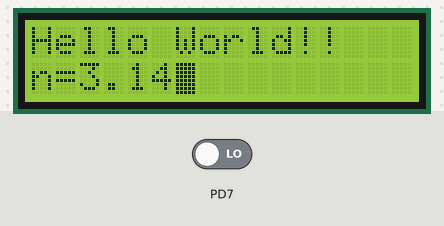
The program below on a simulated ATmega328P, built with avr-gcc and emulated at 8 MHz. On the bench: 16×2 character LCD. Wiring (inferred from the names in the program): character LCD (HD44780): RS PD4; R/W PD5; E PD6; data PD0, PD1, PD2, PD3. The inputs (shaded band) are chosen by the test bench; at power-on: PD7 LOW.

Above: at 0.1 s.
At 1.1 s:
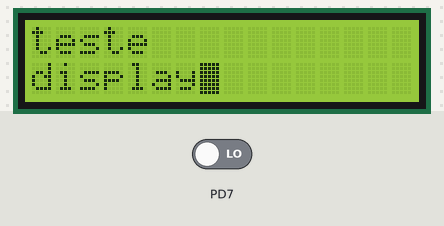

Measured:
- what the display in image 0 shows lasts 1.0 s, from 0.0 s to 1.0 s

The program:

main.c
```c
/*
 * Ex03 - LCD6
 *
 * Created: 17/10/2022 14:54:23
 * Author : Fabrício Ribeiro
 */

#define  F_CPU 8000000UL
#include <avr/io.h>
#include <stdio.h>
#include <util/delay.h>
#include "Lcdlbr/lcd.h"

int   outlcd(char c, FILE *stream);
FILE mystdout = FDEV_SETUP_STREAM(outlcd, NULL, _FDEV_SETUP_WRITE);

int outlcd(char c, FILE *stream){
	lcd_putc(c);
	return 0;
}

int main(void)
{
	float n=3.1415;

	lcd_init(LCD_DISP_ON_CURSOR_BLINK);
	stdout = &mystdout;

	while(1)
	{
		printf("Hello World!!");
		printf("\nn=%2.2f", n);
		_delay_ms(1000);
		lcd_clrscr();

		printf("teste");
		printf("\ndisplay");
		_delay_ms(1000);
		lcd_clrscr();
	}
}
```

lcd.h
```c
#ifndef LCD_H
#define LCD_H
/*************************************************************************
 Title	:   C include file for the HD44780U LCD library (lcd.c)
 Author:    Peter Fleury <pfleury@gmx.ch>  http://jump.to/fleury
 File:	    $Id: lcd.h,v 1.13.2.2 2006/01/30 19:51:33 peter Exp $
 Software:  AVR-GCC 3.3
 Hardware:  any AVR device, memory mapped mode only for AT90S4414/8515/Mega
***************************************************************************/

/**
 @defgroup pfleury_lcd LCD library
 @code #include <lcd.h> @endcode

 @brief Basic routines for interfacing a HD44780U-based text LCD display

 Originally based on Volker Oth's LCD library,
 changed lcd_init(), added additional constants for lcd_command(),
 added 4-bit I/O mode, improved and optimized code.

 Library can be operated in memory mapped mode (LCD_IO_MODE=0) or in
 4-bit IO port mode (LCD_IO_MODE=1). 8-bit IO port mode not supported.

 Memory mapped mode compatible with Kanda STK200, but supports also
 generation of R/W signal through A8 address line.

 @author Peter Fleury pfleury@gmx.ch http://jump.to/fleury

 @see The chapter <a href="http://homepage.sunrise.ch/mysunrise/peterfleury/avr-lcd44780.html" target="_blank">Interfacing a HD44780 Based LCD to an AVR</a>
      on my home page.

*/

/*@{*/

#if (__GNUC__ * 100 + __GNUC_MINOR__) < 303
#error "This library requires AVR-GCC 3.3 or later, update to newer AVR-GCC compiler !"
#endif

#include <inttypes.h>
#include <avr/pgmspace.h>

/**
 *  @name  Definitions for MCU Clock Frequency
 *  Adapt the MCU clock frequency in Hz to your target.
 */
//#define XTAL 2000000              /**< clock frequency in Hz, used to calculate delay timer */ //<<<<<------------------------------------ //F_CPU = Fxtal/8 = 16MHz/8 = 2MHz


/**
 * @name  Definition for LCD controller type
 * Use 0 for HD44780 controller, change to 1 for displays with KS0073 controller.
 */
#define LCD_CONTROLLER_KS0073 0  /**< Use 0 for HD44780 controller, 1 for KS0073 controller */

/**
 *  @name  Definitions for Display Size
 *  Change these definitions to adapt setting to your display
 */
#define LCD_LINES           2     /**< number of visible lines of the display */
#define LCD_DISP_LENGTH    16     /**< visibles characters per line of the display */
#define LCD_LINE_LENGTH  0x40     /**< internal line length of the display    */
#define LCD_START_LINE1  0x00     /**< DDRAM address of first char of line 1 */
#define LCD_START_LINE2  0x40     /**< DDRAM address of first char of line 2 */
#define LCD_START_LINE3  0x14     /**< DDRAM address of first char of line 3 */
#define LCD_START_LINE4  0x54     /**< DDRAM address of first char of line 4 */
#define LCD_WRAP_LINES      0     /**< 0: no wrap, 1: wrap at end of visibile line */


#define LCD_IO_MODE      1         /**< 0: memory mapped mode, 1: IO port mode */
#if LCD_IO_MODE
/**
 *  @name Definitions for 4-bit IO mode
 *  Change LCD_PORT if you want to use a different port for the LCD pins.
 *
 *  The four LCD data lines and the three control lines RS, RW, E can be on the
 *  same port or on different ports.
 *  Change LCD_RS_PORT, LCD_RW_PORT, LCD_E_PORT if you want the control lines on
 *  different ports.
 *
 *  Normally the four data lines should be mapped to bit 0..3 on one port, but it
 *  is possible to connect these data lines in different order or even on different
 *  ports by adapting the LCD_DATAx_PORT and LCD_DATAx_PIN definitions.
 *
 */
#define LCD_PORT         PORTD       /**< port for the LCD lines   */
#define LCD_DATA0_PORT   LCD_PORT     /**< port for 4bit data bit 0 */
#define LCD_DATA1_PORT   LCD_PORT     /**< port for 4bit data bit 1 */
#define LCD_DATA2_PORT   LCD_PORT     /**< port for 4bit data bit 2 */
#define LCD_DATA3_PORT   LCD_PORT     /**< port for 4bit data bit 3 */
#define LCD_DATA0_PIN    0            /**< pin for 4bit data bit 0  */
#define LCD_DATA1_PIN    1            /**< pin for 4bit data bit 1  */
#define LCD_DATA2_PIN    2            /**< pin for 4bit data bit 2  */
#define LCD_DATA3_PIN    3            /**< pin for 4bit data bit 3  */
#define LCD_RS_PORT      LCD_PORT     /**< port for RS line         */
#define LCD_RS_PIN       4            /**< pin  for RS line         */
#define LCD_RW_PORT      LCD_PORT     /**< port for RW line         */
#define LCD_RW_PIN       5            /**< pin  for RW line         */
#define LCD_E_PORT       LCD_PORT     /**< port for Enable line     */
#define LCD_E_PIN        6            /**< pin  for Enable line     */

#elif defined(__AVR_AT90S4414__) || defined(__AVR_AT90S8515__) || defined(__AVR_ATmega64__) || \
      defined(__AVR_ATmega8515__)|| defined(__AVR_ATmega103__) || defined(__AVR_ATmega128__) || \
      defined(__AVR_ATmega161__) || defined(__AVR_ATmega162__)
/*
 *  memory mapped mode is only supported when the device has an external data memory interface
 */
#define LCD_IO_DATA      0xC000    /* A15=E=1, A14=RS=1                 */
#define LCD_IO_FUNCTION  0x8000    /* A15=E=1, A14=RS=0                 */
#define LCD_IO_READ      0x0100    /* A8 =R/W=1 (R/W: 1=Read, 0=Write   */
#else
#error "external data memory interface not available for this device, use 4-bit IO port mode"

#endif


/**
 *  @name Definitions for LCD command instructions
 *  The constants define the various LCD controller instructions which can be passed to the
 *  function lcd_command(), see HD44780 data sheet for a complete description.
 */

/* instruction register bit positions, see HD44780U data sheet */
#define LCD_CLR               0      /* DB0: clear display                  */
#define LCD_HOME              1      /* DB1: return to home position        */
#define LCD_ENTRY_MODE        2      /* DB2: set entry mode                 */
#define LCD_ENTRY_INC         1      /*   DB1: 1=increment, 0=decrement     */
#define LCD_ENTRY_SHIFT       0      /*   DB2: 1=display shift on           */
#define LCD_ON                3      /* DB3: turn lcd/cursor on             */
#define LCD_ON_DISPLAY        2      /*   DB2: turn display on              */
#define LCD_ON_CURSOR         1      /*   DB1: turn cursor on               */
#define LCD_ON_BLINK          0      /*     DB0: blinking cursor ?          */
#define LCD_MOVE              4      /* DB4: move cursor/display            */
#define LCD_MOVE_DISP         3      /*   DB3: move display (0-> cursor) ?  */
#define LCD_MOVE_RIGHT        2      /*   DB2: move right (0-> left) ?      */
#define LCD_FUNCTION          5      /* DB5: function set                   */
#define LCD_FUNCTION_8BIT     4      /*   DB4: set 8BIT mode (0->4BIT mode) */
#define LCD_FUNCTION_2LINES   3      /*   DB3: two lines (0->one line)      */
#define LCD_FUNCTION_10DOTS   2      /*   DB2: 5x10 font (0->5x7 font)      */
#define LCD_CGRAM             6      /* DB6: set CG RAM address             */
#define LCD_DDRAM             7      /* DB7: set DD RAM address             */
#define LCD_BUSY              7      /* DB7: LCD is busy                    */

/* set entry mode: display shift on/off, dec/inc cursor move direction */
#define LCD_ENTRY_DEC            0x04   /* display shift off, dec cursor move dir */
#define LCD_ENTRY_DEC_SHIFT      0x05   /* display shift on,  dec cursor move dir */
#define LCD_ENTRY_INC_           0x06   /* display shift off, inc cursor move dir */
#define LCD_ENTRY_INC_SHIFT      0x07   /* display shift on,  inc cursor move dir */

/* display on/off, cursor on/off, blinking char at cursor position */
#define LCD_DISP_OFF             0x08   /* display off                            */
#define LCD_DISP_ON              0x0C   /* display on, cursor off                 */
#define LCD_DISP_ON_BLINK        0x0D   /* display on, cursor off, blink char     */
#define LCD_DISP_ON_CURSOR       0x0E   /* display on, cursor on                  */
#define LCD_DISP_ON_CURSOR_BLINK 0x0F   /* display on, cursor on, blink char      */

/* move cursor/shift display */
#define LCD_MOVE_CURSOR_LEFT     0x10   /* move cursor left  (decrement)          */
#define LCD_MOVE_CURSOR_RIGHT    0x14   /* move cursor right (increment)          */
#define LCD_MOVE_DISP_LEFT       0x18   /* shift display left                     */
#define LCD_MOVE_DISP_RIGHT      0x1C   /* shift display right                    */

/* function set: set interface data length and number of display lines */
#define LCD_FUNCTION_4BIT_1LINE  0x20   /* 4-bit interface, single line, 5x7 dots */
#define LCD_FUNCTION_4BIT_2LINES 0x28   /* 4-bit interface, dual line,   5x7 dots */
#define LCD_FUNCTION_8BIT_1LINE  0x30   /* 8-bit interface, single line, 5x7 dots */
#define LCD_FUNCTION_8BIT_2LINES 0x38   /* 8-bit interface, dual line,   5x7 dots */


#define LCD_MODE_DEFAULT     ((1<<LCD_ENTRY_MODE) | (1<<LCD_ENTRY_INC) )


/**
 *  @name Functions
 */


/**
 @brief    Initialize display and select type of cursor
 @param    dispAttr \b LCD_DISP_OFF display off\n
                    \b LCD_DISP_ON display on, cursor off\n
                    \b LCD_DISP_ON_CURSOR display on, cursor on\n
                    \b LCD_DISP_ON_CURSOR_BLINK display on, cursor on flashing
 @return  none
*/
extern void lcd_init(uint8_t dispAttr);


/**
 @brief    Clear display and set cursor to home position
 @param    void
 @return   none
*/
extern void lcd_clrscr(void);


/**
 @brief    Set cursor to home position
 @param    void
 @return   none
*/
extern void lcd_home(void);


/**
 @brief    Set cursor to specified position

 @param    x horizontal position\n (0: left most position)
 @param    y vertical position\n   (0: first line)
 @return   none
*/
extern void lcd_gotoxy(uint8_t x, uint8_t y);


/**
 @brief    Display character at current cursor position
 @param    c character to be displayed
 @return   none
*/
extern void lcd_putc(char c);


/**
 @brief    Display string without auto linefeed
 @param    s string to be displayed
 @return   none
*/
extern void lcd_puts(const char *s);


/**
 @brief    Display string from program memory without auto linefeed
 @param    s string from program memory be be displayed
 @return   none
 @see      lcd_puts_P
*/
extern void lcd_puts_p(const char *progmem_s);


/**
 @brief    Send LCD controller instruction command
 @param    cmd instruction to send to LCD controller, see HD44780 data sheet
 @return   none
*/
extern void lcd_command(uint8_t cmd);


/**
 @brief    Send data byte to LCD controller

 Similar to lcd_putc(), but without interpreting LF
 @param    data byte to send to LCD controller, see HD44780 data sheet
 @return   none
*/
extern void lcd_data(uint8_t data);


/**
 @brief macros for automatically storing string constant in program memory
*/
#define lcd_puts_P(__s)         lcd_puts_p(PSTR(__s))

/*@}*/
#endif //LCD_H
```

Source omitted: lcd.c (21108 bytes)
